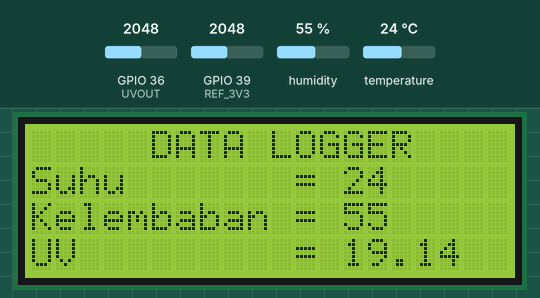
This sketch was run on a simulated ESP32. On the bench: 20×4 character LCD. The inputs (shaded band) are chosen by the test bench; at power-on: humidity 55 %, GPIO 36 (UVOUT) = 2048, GPIO 39 (REF_3V3) = 2048, temperature 24 °C. WiFi joins after 1.5 s; servers stay silent unless stated.

Above: at 1.2 s.
1.3 s: humidity set to 22 %
At 5.8 s:
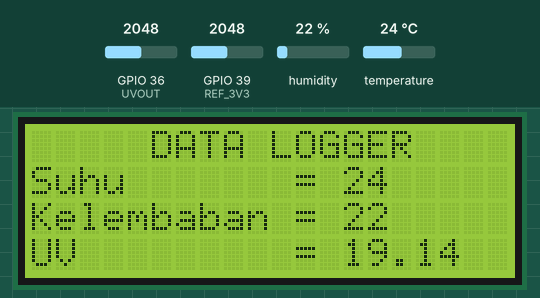
6.5 s: GPIO 36 (UVOUT) set to 2866
At 9.7 s:
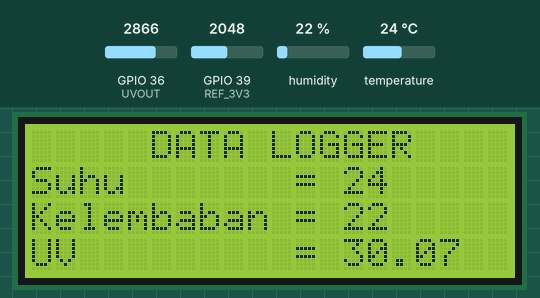
10.4 s: GPIO 39 (REF_3V3) set to 1228
At 13.6 s:
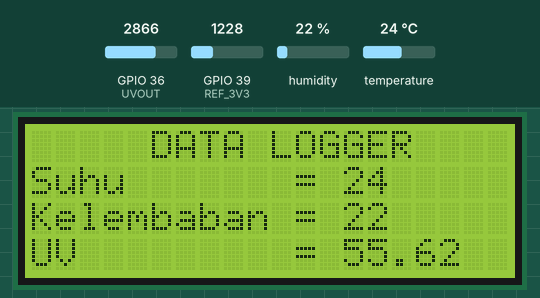
14.4 s: temperature set to 12 °C
At 17.4 s:
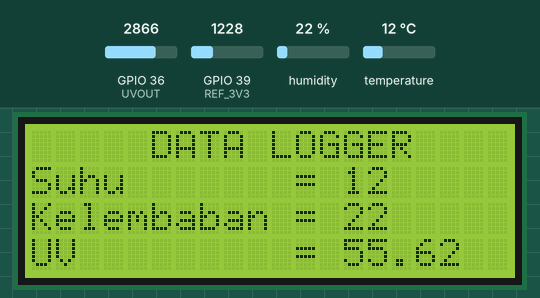
18.3 s: GPIO 36 (UVOUT) set to 3972
At 21.2 s:
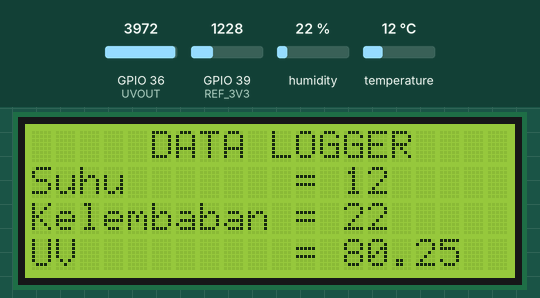
22.3 s: GPIO 39 (REF_3V3) set to 122
At 25.5 s:
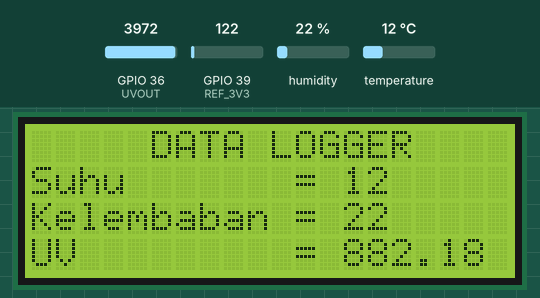
Timing chart, 0 to 27.0 s (numbered marks = the images above; inputs shaded):
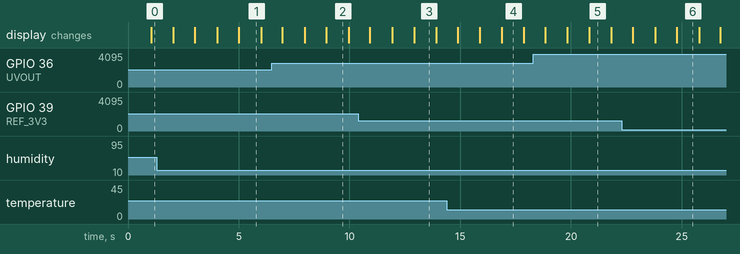

Measured:
- after the input at 1.3 s, the display: first differs from a run without the input after 3.7 s (image 1)
- after the input at 6.5 s, the display: first differs from a run without the input after 2.5 s (image 2)
- after the input at 10.4 s, the display: first differs from a run without the input after 2.5 s (image 3)
- after the input at 14.4 s, the display: first differs from a run without the input after 2.5 s (image 4)
- after the input at 18.3 s, the display: first differs from a run without the input after 2.5 s (image 5)
- after the input at 22.3 s, the display: first differs from a run without the input after 2.5 s (image 6)
- what the display in image 1 shows lasts 1.0 s, from 5.0 s to 6.0 s

The sketch:

Thinkspeakriski.ino
```cpp
// (licence header left out)
#include "DHT.h"
#define DHTTYPE DHT11
#define DHTPIN 25
DHT dht(DHTPIN, DHTTYPE);
#include <LiquidCrystal_I2C.h>

LiquidCrystal_I2C lcd(0x27,20,4);  // set the LCD address to 0x27 for a 16 chars and 2 line display

int UVOUT = 36; //Output from the sensor
int REF_3V3 = 39; //3.3V power on the Arduino board


#include <WiFi.h>
#include "ThingSpeak.h"

const char* ssid = "realme";   // your network SSID (name)
const char* password = "samasama";   // your network password

WiFiClient  client;

unsigned long myChannelNumber = 1614844;
const char * myWriteAPIKey = "HVXXIFWGUDCZ0Z2Q";

//unsigned long myChannelNumber = 1614842;
//const char * myWriteAPIKey = "OU73FSG000S5D7A2";


// Timer variables
unsigned long lastTime = 0;
unsigned long timerDelay = 30000;
uint8_t t, h; //temperature dan humidity dengan tipe unsigned 8-bit.

float uvIntensity;

// Variable to hold temperature readings
//float temperatureC;
//uncomment if you want to get temperature in Fahrenheit
//float temperatureF;

// Create a sensor object
//Adafruit_BME280 bme; //BME280 connect to ESP32 I2C (GPIO 21 = SDA, GPIO 22 = SCL)

void setup() {
  Serial.begin(115200);  //Initialize serial
  lcd.init();
  // Print a message to the LCD.
  lcd.backlight();
  dht.begin();
  pinMode(UVOUT, INPUT);
  pinMode(REF_3V3, INPUT);
  WiFi.mode(WIFI_STA);

  ThingSpeak.begin(client);  // Initialize ThingSpeak
}

void loop() {

  int uvLevel = averageAnalogRead(UVOUT);
  int refLevel = averageAnalogRead(REF_3V3);

  //Use the 3.3V power pin as a reference to get a very accurate output value from sensor
  float outputVoltage = 3.3 / refLevel * uvLevel;

   //Convert the voltage to a UV intensity level
 t = dht.readTemperature();
   h = dht.readHumidity();
   uvIntensity = mapfloat(outputVoltage, 0.99, 2.8, 0.0, 15.0);
  if ((millis() - lastTime) > timerDelay) {

    // Connect or reconnect to WiFi
    if(WiFi.status() != WL_CONNECTED){
      Serial.print("Attempting to connect");
      while(WiFi.status() != WL_CONNECTED){
        WiFi.begin(ssid, password);
        delay(3000);
      }
      Serial.println("\nConnected.");
    }

    // Get a new temperature reading
      t = dht.readTemperature();
      h = dht.readHumidity();
      uvIntensity = mapfloat(outputVoltage, 0.99, 2.8, 0.0, 15.0);
    Serial.print("Temperature (ºC): ");
    Serial.println(t);
    Serial.print("humid (ºC): ");
    Serial.println(h);
    Serial.print("UV intensity: ");
    Serial.println(uvIntensity);

    //uncomment if you want to get temperature in Fahrenheit
    /*temperatureF = 1.8 * bme.readTemperature() + 32;
    Serial.print("Temperature (ºC): ");
    Serial.println(temperatureF);*/


    // Write to ThingSpeak. There are up to 8 fields in a channel, allowing you to store up to 8 different
    // pieces of information in a channel.  Here, we write to field 1.
    //int x = ThingSpeak.writeField(myChannelNumber, 1, t, myWriteAPIKey);
    //int y = ThingSpeak.writeField(myChannelNumber, 2, h, myWriteAPIKey);
    //ThingSpeak.writeField(myChannelNumber, 3, uvIntensity, myWriteAPIKey);
    //uncomment if you want to get temperature in Fahrenheit
    //int x = ThingSpeak.writeField(myChannelNumber, 1, temperatureF, myWriteAPIKey);

    //if(x == 200 && y == 200){
    //  Serial.println("Channel update successful.");
   // }

   // else{
   //   Serial.println("Problem updating channel. HTTP error code " + String(x) + String(y));
   // }
    lastTime = millis();
  }

  ThingSpeak.writeField(myChannelNumber, 1, t, myWriteAPIKey);
  ThingSpeak.writeField(myChannelNumber, 2, h, myWriteAPIKey);
  ThingSpeak.writeField(myChannelNumber, 3, uvIntensity, myWriteAPIKey);
    lcd.setCursor(0,0);
  lcd.print("     DATA LOGGER");
  lcd.setCursor(0,1);
  lcd.print("Suhu       = ");
  lcd.print(t);
  lcd.setCursor(0,2);
  lcd.print("Kelembaban = ");
  lcd.print(h);
  lcd.setCursor(0,3);
  lcd.print("UV         = ");
  lcd.print(uvIntensity);
  delay(1000);
  lcd.clear();
  //lcd.setCursor(2,3);
  //lcd.print("Power By Ec-yuan!");
}
int averageAnalogRead(int pinToRead)
{
  byte numberOfReadings = 8;
  unsigned int runningValue = 0;

  for(int x = 0 ; x < numberOfReadings ; x++)
    runningValue += analogRead(pinToRead);
  runningValue /= numberOfReadings;

  return(runningValue);
}

float mapfloat(float x, float in_min, float in_max, float out_min, float out_max)
{
  return (x - in_min) * (out_max - out_min) / (in_max - in_min) + out_min;
}
```
